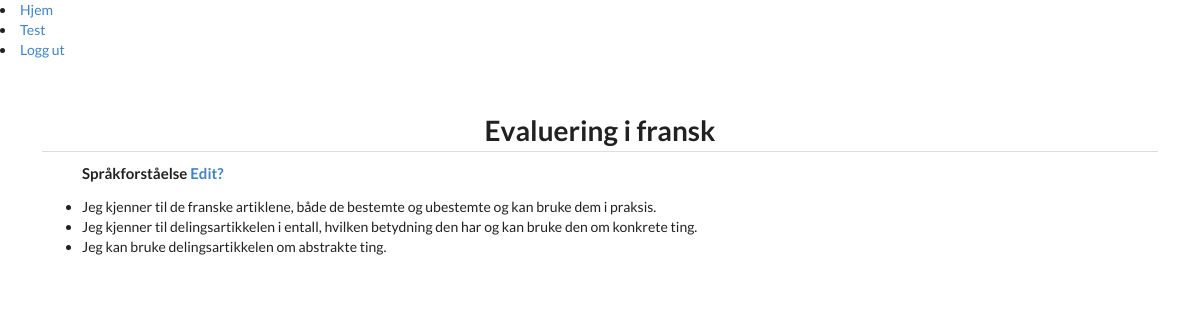
/category/1/ (signed in), run on the app's committed database.
### jegkan/models.py (models this page shows, shortened)
class Topic(models.Model):
    category_text = models.CharField(max_length=200)
    pub_date = models.DateTimeField('date published', default=datetime.now)

class Question(models.Model):
    topic = models.ForeignKey(Topic, default=1, on_delete=models.CASCADE)
    question_text = models.CharField(max_length=200)
    pub_date = models.DateTimeField('date published', default=datetime.now)

### jegkan/views/jk_views.py (the view)
# urls.py: path('category/<int:topic_id>/', views.jk_views.categorydetails, name='topicdetails'),
@login_required
def categorydetails(request, topic_id):
    try:
        topic = Topic.objects.get(pk=topic_id)
        context = {
            'topic': topic,
        }
    except Topic.DoesNotExist:
        print("topic does not exist")
        raise Http404("Kan ikke finne den siden")
    return render(request, 'jegkan/categorydetails.html', context,)

### templates/jegkan/categorydetails.html
{% extends 'jegkan/base/base_for_jegkan.html' %}
{% block content%}
<div class="ui center aligned basic very padded segment">
    <h1 class="ui header dividing">Evaluering i fransk</h1>
    <div class="ui container left aligned">
    {% if topic %}
<ul>
    <h4 class="ui header">{{ topic.category_text }}<span><a href="{% url 'jegkan:manage_questions' topic.id %}"> Edit?</a></span></h4>
{% for question in topic.question_set.all %}
    <li>
        {{question.question_text}}
    </li>
    {% endfor %}
    </ul>
{% else %}
    <p>No question categories are available.</p>
{% endif %}
</div>
</div>
{% endblock %}

### templates/jegkan/base/base_for_jegkan.html (shortened to what this page needs)
<head>
    <link rel="stylesheet" type="text/css"
    href="https://cdnjs.cloudflare.com/ajax/libs/semantic-ui/2.4.1/semantic.min.css">
</head>
<body>
<nav>
    <li><a href="{% url 'jegkan:index' %}">Hjem</a></li>
    {% if user.is_authenticated %}
             <li><a href="{% url 'jegkan:min-side' %}">{{user.username|title}}</a></li>
             <li><a href="/logout">Logg ut</a></li>
        {% else %}
            <li><a href="{% url 'jegkan:login' %}">Logg inn</a></li>
            <li><a href="{% url 'jegkan:register' %}">Registrer deg</a></li>
        {% endif %}
</nav>
{% block content %}
      {% endblock content %}
    </body>

### data on the page
Topic: category_text "Språkforståelse"
Question: question_text "Jeg kjenner til de franske artiklene, både de bestemte og ubestemte og kan bruke dem i praksis."
Question: question_text "Jeg kjenner til delingsartikkelen i entall, hvilken betydning den har og kan bruke den om konkrete ting."
Question: question_text "Jeg kan bruke delingsartikkelen om abstrakte ting."

### other printed values
{{ user.username|title }} "Test"
